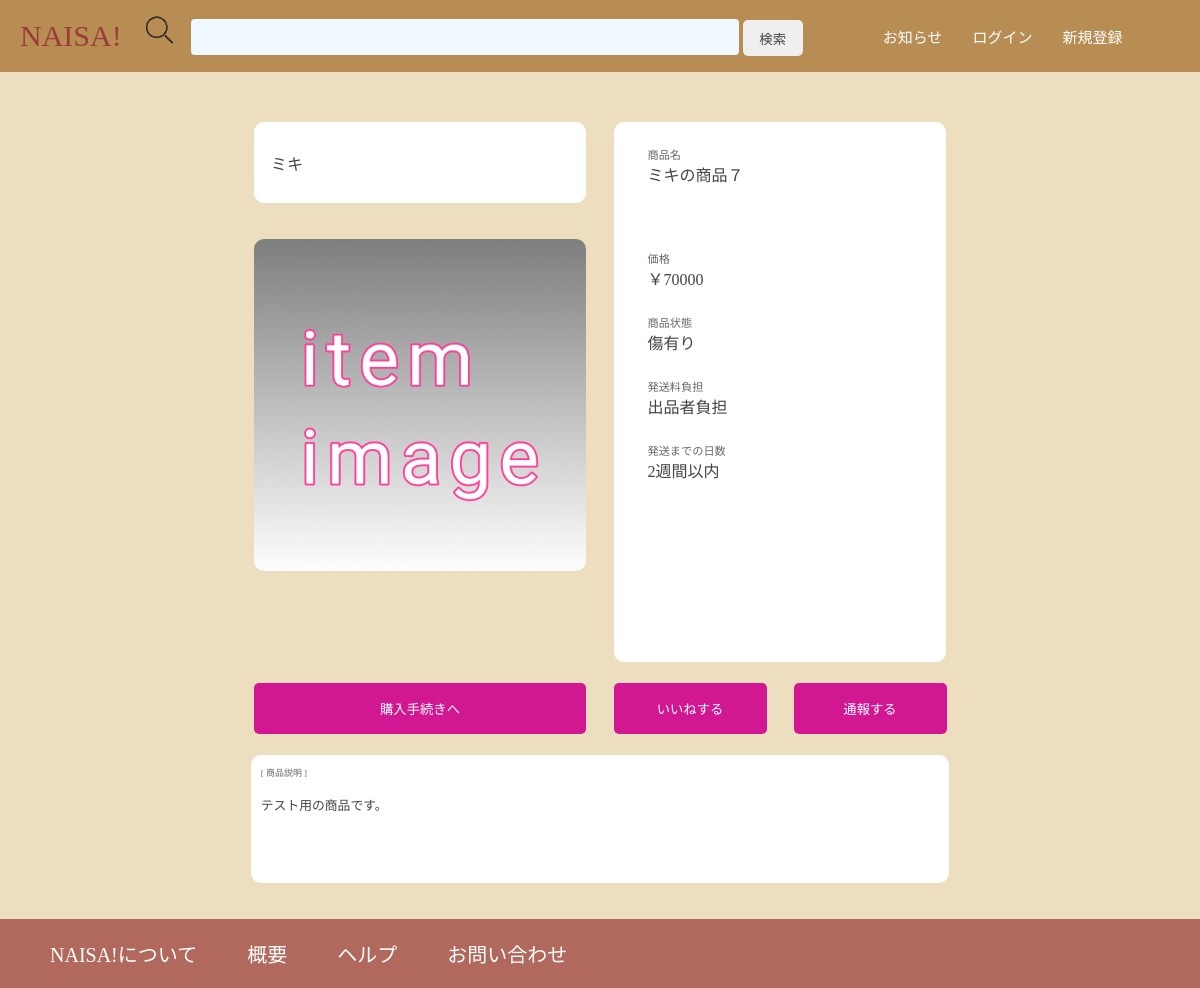
/item_detail.php?item_id=70, run on the app's committed database.
### tables this page shows
CREATE TABLE `user` (
    `id` INT PRIMARY KEY AUTO_INCREMENT,
    `name` VARCHAR(50) NOT NULL,
    `name_read` VARCHAR(150) NOT NULL, 
    `nick_name` VARCHAR(50) NOT NULL,
    `mail` VARCHAR(50) NOT NULL UNIQUE,
    `pass` CHAR(60) NOT NULL, 
    `tel` VARCHAR(50) NOT NULL,
    `post` VARCHAR(50),
    `address` VARCHAR(80),
    `sale_count` INT DEFAULT 0,
    `penalty` INT DEFAULT 0,
    `created` DATETIME DEFAULT CURRENT_TIMESTAMP,
    `updated` DATETIME DEFAULT CURRENT_TIMESTAMP ON UPDATE CURRENT_TIMESTAMP,
    `deleted` DATETIME
);

CREATE TABLE `item` (
	`id` INT PRIMARY KEY AUTO_INCREMENT,
    `user_id` INT NOT NULL,
    `name` VARCHAR(50),
    `image` CHAR(17) NOT NULL,
    `price` INT,
    `quality` INT(1),
    `delivery_fee` INT(1) NOT NULL,
    `delivery_days` INT(1) NOT NULL,
    `description` TEXT,
    `comment_count` INT DEFAULT 0,
    `created` DATETIME DEFAULT CURRENT_TIMESTAMP,
    `updated` DATETIME DEFAULT CURRENT_TIMESTAMP ON UPDATE CURRENT_TIMESTAMP,
    `deleted` DATETIME,
    `start` DATETIME,
    FOREIGN KEY (`user_id`) REFERENCES `user`(`id`)
);

### src/Logic/Purchase_Logic.php (called while the page is built, shortened)
<?php
require_once 'Ex/Item_Ex.php';
require_once 'Ex/User_Ex.php';
require_once 'Ex/Comment_Ex.php';
class Purchase_Logic{
    public static function item_detail($id)
    {
        $item_ex = new Item_Ex();
        $user_ex = new User_Ex();
        $come_ex = new Comments_Ex();
        $item_data   = $item_ex->get_singul($id);
        $seller_data = $user_ex->get_singul($item_data['data']['user_id']);
        $item_come   = $come_ex->get_item_comment($id);
        return [
            'item' => $item_data['data'],
            'seller' => $seller_data['data'],
            'come' => $item_come
        ];
    }
}
?>

### src/Logic/Ex/DB_Function.php (called while the page is built, shortened)
<?php
class DB_function{
    private $sql = "";
    private $pdo;
    private $mainTableName;
    private $stats = 0;
    private $checks=[];
    function __construct($tableName)
    {
        $this->mainTableName = "{$tableName}";
    }
    public static function create ($tableName){
        return new DB_function($tableName);
    }
    function connect($dbName = 0,$dbHost = "localhost",$dbUser = "root",$dbPwd = ""){
        if($dbName != 0){
            $dbn = "mysql:dbname={$dbName};charset=utf8;port=3306;host={$dbHost}";
            $user = $dbUser;
            $pwd = $dbPwd;
            try {
                $this->pdo = new PDO($dbn, $user, $pwd);
                return $this;
            } catch (PDOException $e) {
                echo json_encode(["db error" => "{$e->getMessage()}"]);
                exit();
            }
        }
    }
    public function toSELECT ( $columnName=[], $tableName = NULL , $from_name = NULL) {
        $this->sql .= "SELECT ";
        if(is_array($tableName)){
            if(count($columnName)>0){
                for ($i=0; $i<count($columnName); $i++) {
                    if(preg_match('/[A-Z]/',$columnName[$i])){
                        $this->sql .= $columnName[$i];
                    }else{
                        $this->sql .= "`{$tableName[$i]}`.`" . $columnName[$i] . "`";
                    }
                    if (!($columnName[$i] === end($columnName))) {
                        $this->sql .= ",";
                    }
                }
            }else{
                $this->sql .= "*";
            }
        }else{
            if(count($columnName)>0){
                foreach ($columnName as $column) {
                    if(preg_match('/[A-Z]/',$column)){
                        $this->sql .= $column;
                    }else{
                        $this->sql .= "`" . $column . "`";
                    }
                    if (!($column === end($columnName))) {
                        $this->sql .= ",";
                    }
                }
            }else{
                $this->sql .= "*";
            }
        }
        if(isset($from_name)){
            $this->sql .= " FROM `".$from_name."`";
        }else if(isset($tableName)){
            if(is_array($tableName)){
                $this->sql .= " FROM `".$this->mainTableName."`";
            }else{
                $this->sql .= " FROM `".$tableName."`";
            }
        }else{
            $this->sql .= " FROM `".$this->mainTableName."`";
        }
        return $this;
    }
    public function toJOIN($tableName,$mainColumnName,$subColumnName){
        $this->sql .= " JOIN `{$tableName}` ON ";
        $this->sql .= "`{$this->mainTableName}`.`{$mainColumnName}` = ";
        $this->sql .= "`{$tableName}`.`{$subColumnName}` ";
        return $this;
    }
    public function toWHERE ($columnName,$cond,$checkVariable,$tableName=0){
        if($tableName == 0 ){
            if(strpos($cond,':') !== false){
                $checkVariable = str_replace(":",$checkVariable,$cond);
                $this->sql .= " WHERE `{$columnName}` LIKE :{$columnName}";
                $this->checks[$columnName] = $checkVariable;
            }else{
                $this->sql .= " WHERE `{$columnName}` {$cond} :{$columnName}";
                $this->checks[$columnName] = $checkVariable;
            }
        }else{
            if(strpos($cond,':') !== false){
                $checkVariable = str_replace(":",$checkVariable,$cond);
                $this->sql .= " WHERE `{$tableName}`.`{$columnName}` LIKE :{$columnName}";
                $this->checks[$columnName] = $checkVariable;
            }else{
                $this->sql .= " WHERE `{$tableName}`.`{$columnName}` {$cond} :{$columnName}";
                $this->checks[$columnName] = $checkVariable;
            }
        }
        return $this;
    }
    public function toAND ($columnName,$cond,$checkVariable,$tableName=0){
        if($tableName == 0 ){
            if(strpos($cond,':') !== false){
                $checkVariable = str_replace(":",$checkVariable,$cond);
                $this->sql .= " AND `{$columnName}` LIKE :{$columnName}";
                $this->checks[$columnName] = $checkVariable;
            }else{
                $this->sql .= " AND `{$columnName}` {$cond} :{$columnName}";
                $this->checks[$columnName] = $checkVariable;
            }
        }
        return $this;
    }
    public function toLIMIT($start_point,$limit=0){
        if($limit == 0){
            $this->sql .= " LIMIT {$start_point}";
        }else{
            $this->sql .= " LIMIT {$start_point} , {$limit}";
        }
        return $this;
    }
    public function toEXECUTE($mode = 0){
        try{
            $stmt = $this->pdo->prepare($this->sql);
            if(count($this->checks)>0){
                $names = array_keys($this->checks);
                $i=0;
                foreach($this->checks as $check){
                    $stmt->bindValue($names[$i++],$check);
                }
            }
            $stmt->execute();
            $this->sql = "";
            if($this->stats == 0){
                if($mode == 0){
                    $mode_commit = $stmt->fetchAll(PDO::FETCH_ASSOC);
                    for($i=0; $i<count($mode_commit); $i++){
                        $mode_commit[$i] = array_values($mode_commit[$i]);
                    }
                    return [
                        'check' => true,
                        'data' => $mode_commit
                    ];
                }else{
                    if($stmt->rowCount() > 1){
                        return [
                            'check' => true,
                            'data' => $stmt->fetchAll($mode)
                        ];
                    }else{
                        return [
                            'check' => true,
                            'data' => $stmt->fetch($mode)
                        ];
                    }
                }
            }else{
                return ['check'=>true,'message'=>'処理が正常に完了しました'];
            }
        }catch(PDOException $ex){
            return ['check'=>false,'message'=> $ex->getMessage()];
        }
    }
}
?>

### src/Logic/Ex/Item_Ex.php (called while the page is built, shortened)
<?php
require_once 'DB_Function.php';
class Item_Ex
{
    private $main = 'item';
    public function get_singul($item_id){
        try{
            $act = DB_function::create($this->main)
            ->connect('naisa')
            ->toSELECT()
            ->toWHERE('id','=',$item_id)
            ->toAND('deleted','IS',NULL)
            ->toLIMIT(1)
            ->toEXECUTE(PDO::FETCH_ASSOC);
            if($act['check']){
                return [
                    'check' => true,
                    'data' => $act['data']
                ];
            }else{
                return [
                    'check' => false
                ];
            }
        }catch(Exception $ex){
            return [
                'check' => false
            ];
        }
    }
}
?>

### src/Logic/Ex/User_Ex.php (called while the page is built, shortened)
<?php
require_once('DB_Function.php');
class User_Ex
{
    private $main = 'user';
    public function get_singul($id)
    {
        try{
            $act = DB_function::create($this->main)
            ->connect('naisa')
            ->toSELECT()
            ->toWHERE('id','=',$id)
            ->toLIMIT(1)
            ->toEXECUTE(PDO::FETCH_ASSOC);
            return $act;
        }catch(Exception $ex){
            return [
                'check' => false
            ];
        }
    }
}
?>

### src/Logic/Ex/Comment_Ex.php (called while the page is built, shortened)
<?php
require_once 'DB_Function.php';
class Comments_Ex{
    private $item = 'item_comment';
    public function get_item_comment($item_id)
    {
        try{
            $column_name = [
                'id',
                'user_id',
                'name',
                'contents',
                'passive',
                'created',
                'deleted',
            ];
            $table_name = [
                'item_comment',
                'item_comment',
                'user',
                'item_comment',
                'item_comment',
                'item_comment',
                'item_comment',
            ];
            $act = DB_function::create($this->item)
            ->connect('naisa')
            ->toSELECT($column_name,$table_name)
            ->toJOIN('user','user_id','id')
            ->toWHERE('item_id','=',$item_id,'item_comment')
            ->toEXECUTE(PDO::FETCH_ASSOC);
            return $act;
        }catch(Exception $ex){
            return [
                'check' => false
            ];
        }
    }
}
?>

### src/item_detail.php (the view, shortened to what this page needs)
<?php
require_once 'Logic/Purchase_Logic.php';
$item_id = $_GET['item_id'];
$act = Purchase_Logic::item_detail($item_id);
$item = $act['item'];
$seller = $act["seller"];
$seller_flg = false;
$item_left   = "<div class='seller_name'>{$seller['nick_name']}</div>
<div class='image_frame'><img id='icon' src='img/item/{$item['image']}'></div>";
$item_right  = "<div class='item_info'>";
$keys = array_keys($item);
$subject = [
    'name'=>'商品名','price'=>'価格','quality'=>'商品状態',
    'delivery_fee'=>'発送料負担','delivery_days'=>'発送までの日数'
];
$opt_val = [
    ['美品','傷有り','汚れ有り','ジャンク品'],
    ['出品者負担','購入者負担'],
    ['1日以内','3日以内','1週間以内','2週間以内','1ヶ月以内','1ヶ月以上']
];
$description_text = nl2br($item['description']);
$i=0;
unset($keys[0],$keys[1],$keys[3],$keys[9],$keys[10],$keys[11],$keys[12],$keys[13],$keys[14]);
foreach($keys as $key){
    if(is_numeric($item[$key])&&$key !== 'price'){
        $item_right  .= "<div class='info_subject'>{$subject[$key]}</div><div class='info_data'>{$opt_val[$i][$item[$key]]}</div>";
        $item_right .= "<input type='hidden' name='items[{$key}]' value={$opt_val[$i++][$item[$key]]}>";
    }else if($key === 'price'){
        $item_right  .= "<div class='info_subject'>{$subject[$key]}</div><div class='info_data'>￥{$item[$key]}</div>";
        $item_right .= "<input type='hidden' name='items[{$key}]' value={$item[$key]}>";
    }else if($key === 'name'){
        $item_right  .= "<div class='info_subject'>{$subject[$key]}</div><div class='info_data' id='data_name'>{$item[$key]}</div>";
        $item_right .= "<input type='hidden' name='items[{$key}]' value={$item[$key]}>";
    }else if($key === 'description'){
    }else{
        $item_right  .= "<div class='info_subject'>{$subject[$key]}</div><div class='info_data'>{$item[$key]}</div>";
        $item_right .= "<input type='hidden' name='items[{$key}]' value={$item[$key]}>";
    }
}
$item_right .= "<input type='hidden' name='items[id]' value='{$item_id}'>";
$item_right .= "<input type='hidden' name='items[description]' value='{$description_text}'>";
$item_right  .= "</div>";
if($seller_flg){
    if($item['start'] === NULL){
        $btns = "<button formaction='item_delete.php' class='act_btn' id='seller_btn'>商品を削除する</button>";
    }else{
        $btns = "<button formaction='order.php?id={$order['id']}' class='act_btn' id='seller_btn'>取引ページへ</button>";
    }
    $item_act_btn = "<div class='seller_btn_frame'>{$btns}</div>";
}else{
    $buy_btn = "<div class='buyer_btn_frame' id='buy_btn_frame'>";
    if($item['start'] === NULL){
        $buy_btn .= "<button formaction='buy_comfim.php' class='act_btn' id='buy_act_btn'>購入手続きへ</button></div>";
    }
    $act_btns = "<div class='buyer_btns'><button formaction='like.php' class='act_btn'>いいねする</button></div>";
    $act_btns .= "<div class='buyer_btns'><button formaction='item_report.php' class='act_btn'>通報する</button></div>";
    $item_act_btn = "{$buy_btn}<div class='buyer_btn_frame'>{$act_btns}</div>";
}
$description_text = nl2br($item['description']);
$description = "<span class='info_subject'>[ 商品説明 ]</span><br><br>{$description_text}";
require_once 'header.php';
?>
<div class="contents">
    <form method="post">
        <div class="item_frames">
            <div class="item_frame">
                <?php echo $item_left; ?>
            </div>
            <div class="item_frame" id="right">
                <?php echo $item_right; ?>
            </div>
        </div>
        <div class="act_btns">
            <?php echo $item_act_btn; ?>
        </div>
        <div class="description_frame">
        <div class="description_box">
                <?php echo $description; ?>
            </div>
        </div>
    </form>
</div>
<?php
require_once 'footer.php';
?>

### src/css/common.css (style rules this page uses)
* { box-sizing: border-box; color: #434343; font-family: "YuGothic"; }
html, body { width: 100%; height: auto; min-height: 81vh; padding: 0; margin: 0; }
button { border: none; }

### src/css/item_detail.css (style rules this page uses)
.contents { width: 60%; text-align: center; }
.item_frames { margin-top: 5%; width: 100%; height: 67.5vh; display: flex; }
.item_frame { width: 46%; height: 100%; margin: 2%; }
#right { display: flex; justify-content: center; align-items: center; }
.item_info { background-color: white; border-radius: 10px; width: 100%; height: 100%; align-items: center; text-align: left; }
.seller_name { text-align: left; padding: 0 5%; display: flex; flex-direction: column; justify-content: center; }
.info_subject { color: #686868; font-size: 0.7em; width: 80%; margin: 0 auto; margin-top: 3vh; }
.info_data { font-size: 1em; width: 80%; margin: 0 auto; }
#data_name { height: 4em; }
.seller_name { height: 15%; background-color: white; border-radius: 10px; }
#icon { margin-top: 4.5vh; width: 100%; border-radius: 10px; }
.act_btns { width: 100%; display: flex; }
.buyer_btn_frame { width: 50%; margin-top: 4%; margin-bottom: 2%; display: flex; align-items: center; height: 8vh; }
.act_btn { width: 85%; background-color: #D11892 ; border-radius: 5px; color: #FFF; height: 80%; }
#buy_btn_frame { display: flex; justify-content: center; flex-direction: column; align-items: center; }
#buy_act_btn { width: 92%; }
.buyer_btns { width: 50%; display: flex; flex-direction: column; justify-content: center; align-items: center; height:100%; }
.description_frame { width: 100%; height:fit-content ; min-height: 1em; display: flex; flex-direction: column; justify-content: center; align-items: center; text-align: left; margin-bottom: 5%; }
.description_box { width: 97%; height:fit-content ; min-height: 10em; font-size: 0.8em; background-color: white; border-radius: 10px; padding: 10px 10px ; }

### data on the page
user: nick_name "ミキ"
item: image (picture), name "ミキの商品７", price "70000", quality "傷有り", delivery_fee "出品者負担", delivery_days "2週間以内", description "テスト用の商品です。"

### other printed values
$subject[$key] "商品名"
$subject[$key] "価格"
$subject[$key] "商品状態"
$subject[$key] "発送料負担"
$subject[$key] "発送までの日数"
